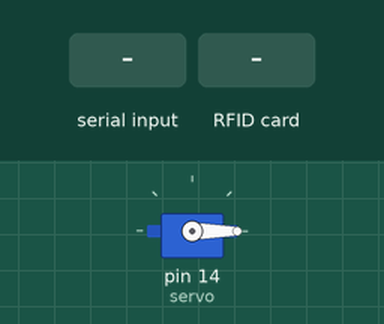
A sketch run on a simulated Arduino Uno, built with avr-gcc and run on an emulated ATmega328P. On the bench: servo. The test bench sets the inputs (shaded band). What the sketch prints to the serial monitor is not drawn.

Above: at 1.2 s.
1.3 s: "True" received over Serial
At 2.07 s:
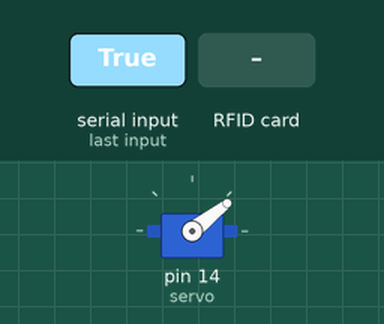
At 3.9 s:
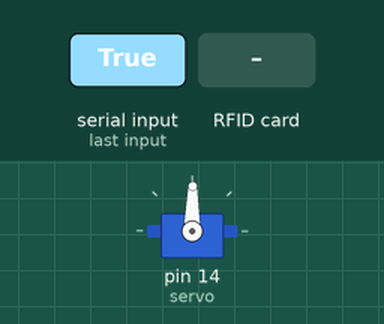
4.3 s: RFID card 5E 7A 19 C4 held to the reader
At 5.36 s:
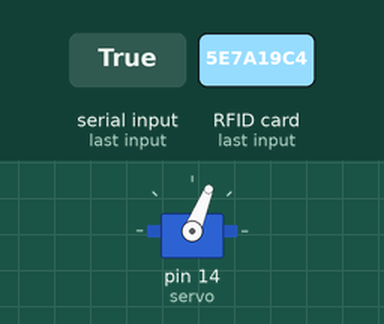
Timing chart, 0 to 8.2 s (numbered marks = the images above; inputs shaded):
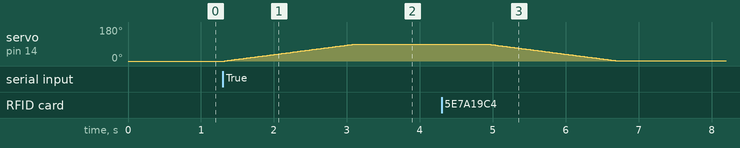

The sketch:

RFID_Servo.ino
```cpp
#include <SPI.h>
#include <MFRC522.h>
#include <Servo.h>

Servo servo;

const int RST_PIN = 9;
const int SS_PIN  =10;
const int index = 60 ; // 블록넘버

MFRC522 rc522(SS_PIN, RST_PIN);

void send_uid(){ // RFID로 읽은 UID를 파이썬으로 전송하는 함수
  char send_buffer[16]; // 문자열 배열 선언
  memset(send_buffer, 0x00,sizeof(send_buffer)); // send_buffer 배열내의 쓰레기값을 0으로 초기화
  memcpy(send_buffer,rc522.uid.uidByte,4); // RFID에서 읽은 UID값이 저장된 rc522.uid에서 처음 4바이트의 정보를 send_buffer에 복사해서 저장
  Serial.write(send_buffer,4); // send_buffer에 저장된 4바이트를 파이썬으로 전송
}

void auth_uid(){ // 데이터 전송 타이밍을 정확하게 지정하지 못해서 신호가 한번씩 밀리는 상태
   char receive[5];
   int i = 0;
   memset(receive, 0x00,sizeof(receive));
   while(Serial.available() > 0 ){
     receive[i] = Serial.read();
     i++;
   }

   receive[4] = '\0';

   if (strcmp(receive,"True") == 0) {
      for (int i = 0 ; i <90 ; i++){
        servo.write(i);  // 서보모터를 90도로 이동
        delay(20);
      }
      delay(1800);
      for (int j=90 ; j>0 ; j--){
        servo.write(j);
        delay(20);
      }
}
}

void setup() {

Serial.begin(9600);
SPI.begin(); // SPI 통신 시작
rc522.PCD_Init(); // PCD 리더기 시작
servo.attach(14); // 서보모터 핀 지정
servo.write(0); // 서보모터 0도로 초기화
}

void loop() {

auth_uid();

if ( ! rc522.PICC_IsNewCardPresent()){ // 카드접촉 여부 확인
  return;
}

if ( ! rc522.PICC_ReadCardSerial()){ // 카드에서 읽기 가능한 정보 읽어옴
  return;
}

MFRC522::StatusCode status; // MFRC522의 상태 변수 status 선언
MFRC522::MIFARE_Key key; // MIFARE 카드의 인증키 변수 key 선언

for (int i = 0;i <6; i++)
{
  key.keyByte[i] = 0xFF; // key의 전체 값을 0xFF로 초기화
}

status = rc522.PCD_Authenticate(MFRC522::PICC_CMD_MF_AUTH_KEY_A, index, &key, &(rc522.uid)); // key인증 상태를 status에 저장(OK)

send_uid();


// data = 데이터베이스에서 uid에 따라 층정보를 가져오기위한 코드

int data = 3;  // 카드에 층번호를 저장하기위한 임시변수

byte buffer[16];
memset(buffer, 0x00,sizeof(buffer));

buffer[0] = data & 0xFF;
// buffer[1] = (data >> 8) & 0xFF; 숫자가 2바이트 이상의 16진수일 경우 상위 1바이트를 1번 index에 저장한다.

status = rc522.MIFARE_Write(index, buffer, sizeof(buffer)); // 블록넘버 60번(index)에 buffer에 저장된 3을 저장


SPI.begin();  // 카드가 지속적으로 정보를 갱신할 수 있도록 SPI 통신 초기화
rc522.PCD_Init(); // PCD 리더도 초기화
delay(1500);
}
```

Measured:
- after the input at 1.3 s, servo on pin 14 (servo): moves from 0° to 89° over 1.8 s, starting at once
